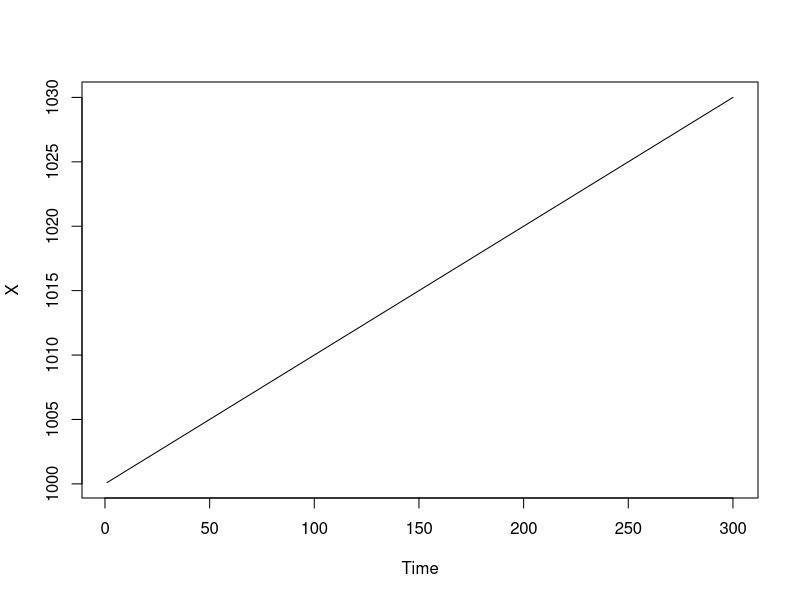
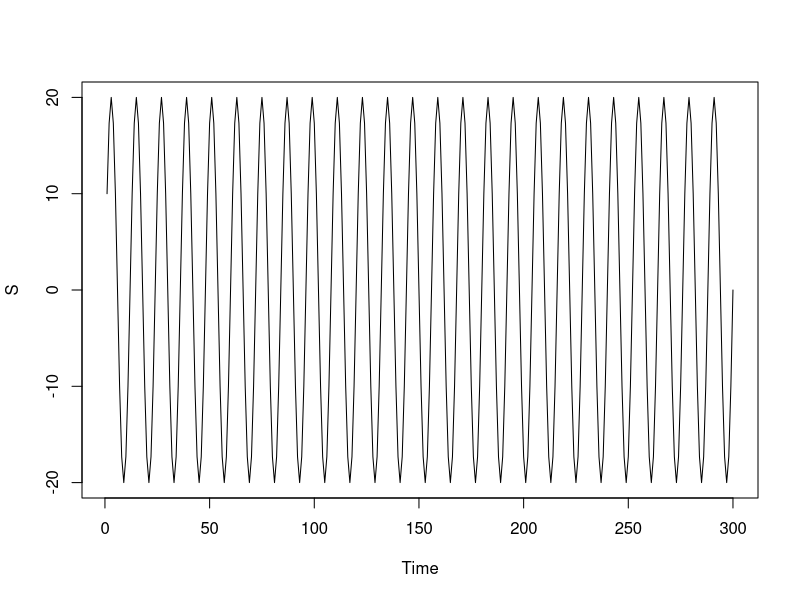
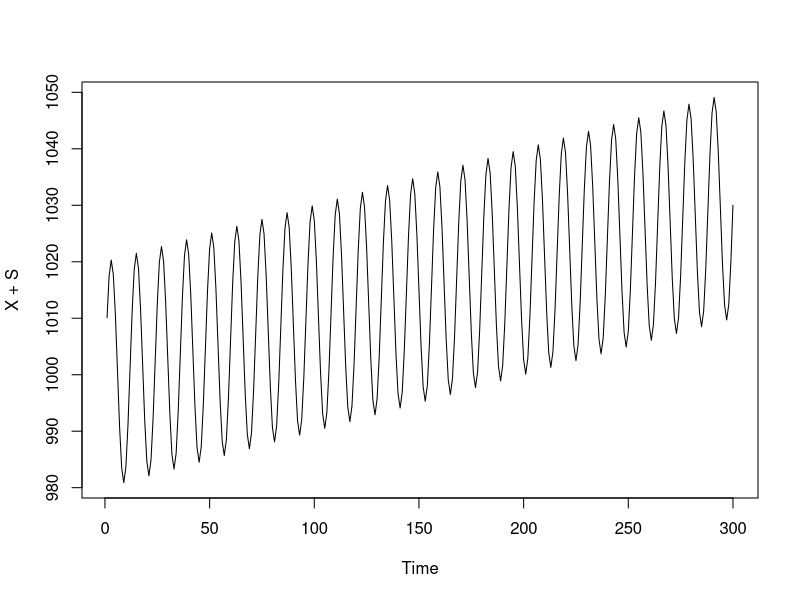
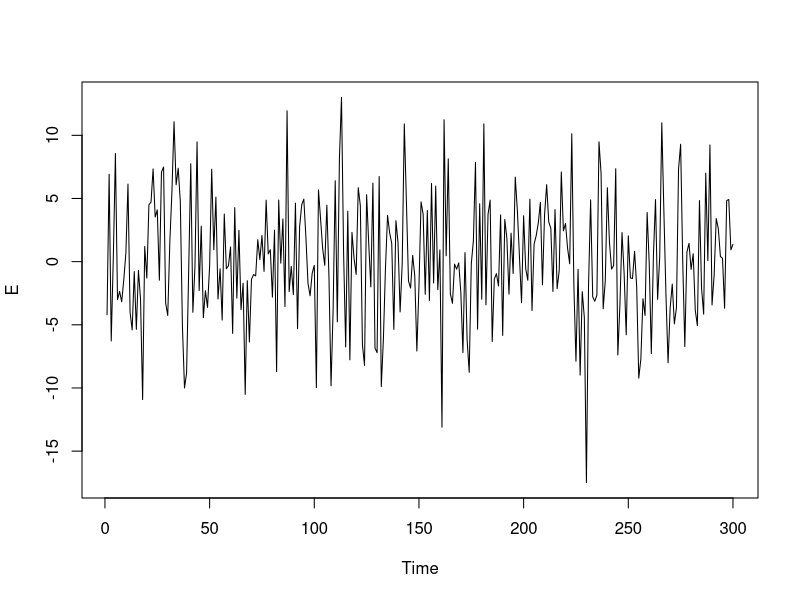
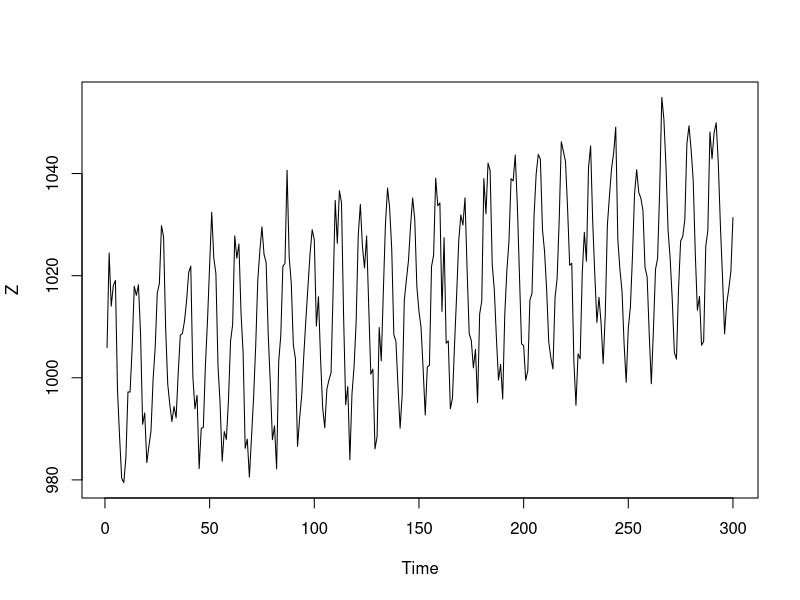
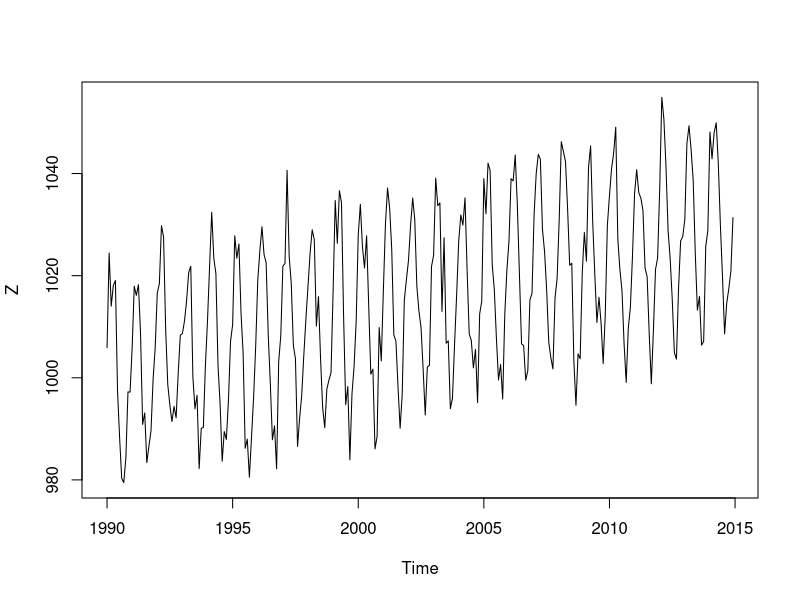
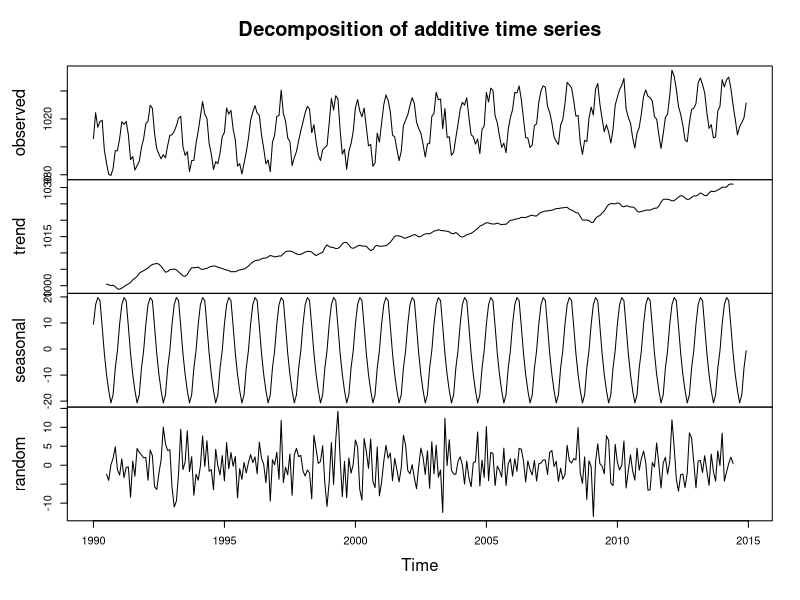

Reproduce these figures in R, in order. (Note: this script raises an error after producing the figures.)

set.seed(5)


############################################################
########     ATIVIDADE 1   #################################
############################################################

n <- 300  # tamanho da série


##### Item 1 ####################

X <- 1000 + 0.1*(1:n)

plot.ts(X)



##### Item 2 ####################

# série ciclica
S <- 20*sin((2*pi/12)*(1:n))
plot.ts(S)

# adicionando ao processo do Item 1
plot.ts(X+S)


##### Item 3 ####################
# ruido branco
E <- rnorm(n,0,5)
plot.ts(E)


# adicionando ao processo do Item 2
Z <- X+S+E
plot.ts(Z)


##### Item 4 ####################

# Série Original
Z <- ts(Z, start=1990, frequency=12)
plot(Z)

plot(decompose(Z))



##### Item 5 ####################

## Ideia de previsão:
# 1) extrapolar um modelo linear para a componente de tendência
# 2) repetir a componente de sazonalidade
# 3) usar zero como previsão da série de ruídos
# 4) somar as previsões das componentes para ter a previsão da série Z

h <- 30

dec <- decompose(Z)

trend <- dec$trend  ## componente de tendencia
sea <- dec$seasonal ## componente sazonal
E <- dec$random     ## componente aleatorio


## previsao da componente de tendencia
tempo <- 1:n
trend.lm <- lm(trend ~ tempo) ## linear model (lm)
trend.forec <- trend.lm$coefficients[[1]] +  trend.lm$coefficients[[2]]*((n+1):(n+h)) %>% ts(start=end(trend)+c(0,1), frequency = 12)
c(trend, trend.forec) %>% plot.ts()

## previsao do termo sazonal
library(forecast)

sea.forec <- snaive(sea, h=h)$mean    
# forecast - previsão

cbind(sea, sea.forec) %>% plot.ts(plot.type='s', col=c(1,2))


### previsão pontual
forec <- trend.forec + sea.forec

cbind(Z, forec) %>% plot.ts(plot.type = 's', col=c(1,2))







############################################################
########     ATIVIDADE 2   #################################
############################################################

### Item 1 ####
n <- 100

X <- numeric(100)

X[1:6] <- c(58.9,  60.0,  59.8,  59.2,  58.9,  58.7)

for(i in 7:n){
	X[i] <- 5 + 0.35*X[i-1] + 0.6*X[i-6] + rnorm(1,0,2)
}

X <- ts(X,start=2000,frequency=6)

plot(X)





###############################################
#############  Item 2 #########################
###############################################
X.obs <- window(X,end=time(X)[90])
X.teste <- window(X,start=time(X)[91])

plot(X.obs)
plot(X.teste)


## Bootstrap
n_sim = 200 # numero de simulacoes
X_matriz <- matrix(NA,nrow=n,ncol=n_sim) # matriz de possibilidades

# Preenche valores observados
for(j in 1:n_sim)
	X_matriz[1:90,j] <- X.obs 

# Simula dados futuros
for(i in 91:100){
	X_matriz[i,] <- 5 + 0.35*X_matriz[i-1,] + 0.6*X_matriz[i-6,] + rnorm(n_sim,0,2)
}	

# Plota todas as simulações
X_matriz <- ts(X_matriz,start=2000,frequency=6)

plot(X_matriz, plot.type='single')


## Banda com 95% de probabilidade
LI <- LS <- Pontual <- numeric(10)  
for(i in 1:10){
	LI[i] <- quantile(X_matriz[90+i,], prob=0.025)
	LS[i] <- quantile(X_matriz[90+i,], prob=0.975)
	Pontual[i] <- mean(X_matriz[90+i,])
}

prev_mat <- cbind(LI,Pontual,LS)
colnames(prev_mat) <- c('LI95','Pontual','LS95')

prev_mat <- ts(prev_mat, start=time(X)[91], frequency=6)


plot(X)

points(prev_mat[,1], col=3, type='l')
points(prev_mat[,2], col=2, type='l')
points(prev_mat[,3], col=3, type='l')


